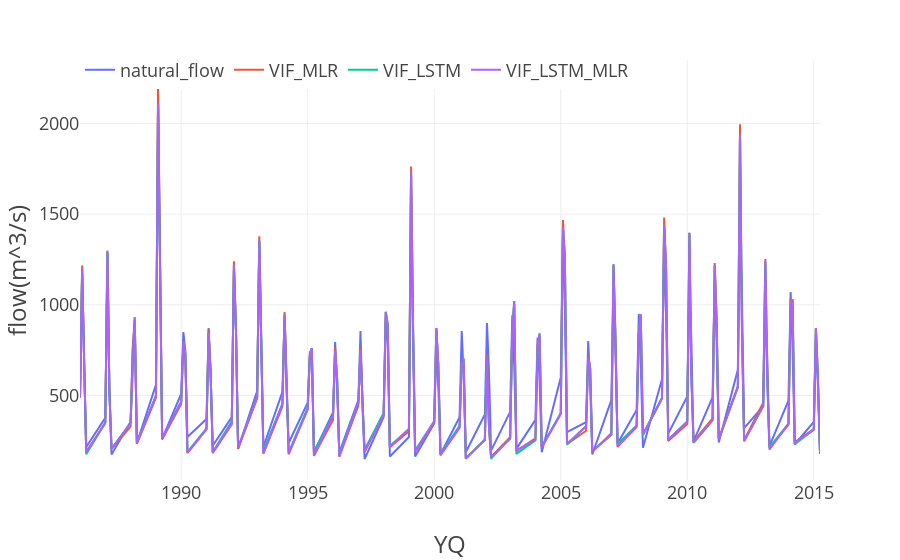

This figure's notebook cell:
### Code cell
fig = px.line(seasonal_flow, labels=dict(created_at="Date", value="flow(m^3/s)"))
fig.update_layout(
    template=plot_template, legend=dict(orientation='h', y=1.02, title_text="")
)
fig.show()
